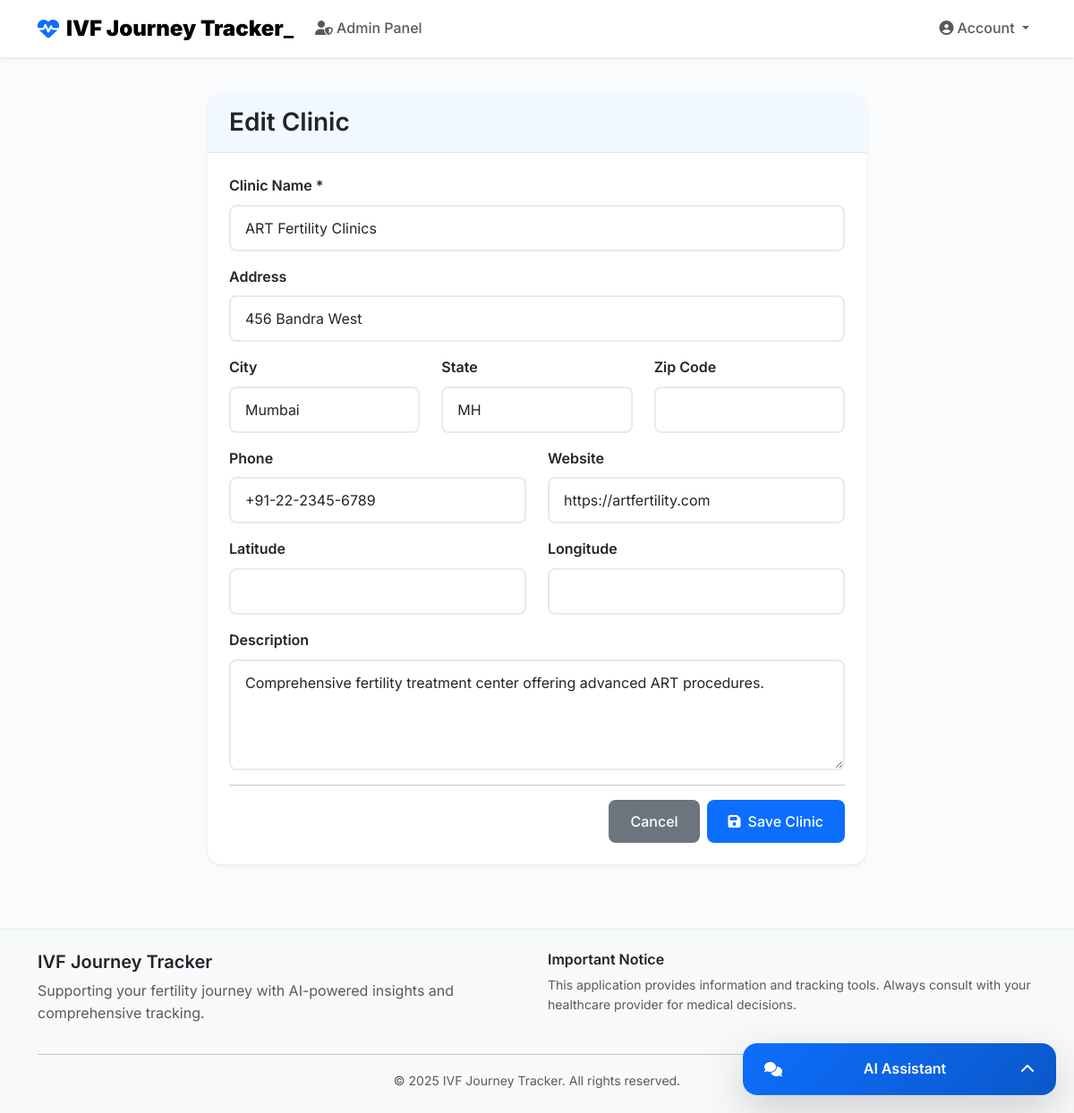
/admin/clinic/edit/19 (signed in), run on the app's committed database.
### models.py (models this page shows, shortened)
class Clinic(db.Model):
    __tablename__ = 'clinic' # <-- CRITICAL FIX: Explicit table name added
    id = db.Column(db.Integer, primary_key=True)
    name = db.Column(db.String(100), nullable=False)
    state = db.Column(db.String(100), nullable=False)
    city = db.Column(db.String(100), nullable=False)
    address = db.Column(db.String(255))
    contact_number = db.Column(db.String(20))
    phone = db.Column(db.String(20))
    website = db.Column(db.String(255))
    description = db.Column(db.Text)
    latitude = db.Column(db.Float)  # Latitude for map markers
    longitude = db.Column(db.Float)  # Longitude for map markers
    doctors = db.relationship('User', backref='clinic', lazy='dynamic') # References 'user' table via clinic_id foreign key

### main.py (the view, shortened to what this page needs)
@app.route('/admin/clinic/edit/<int:clinic_id>', methods=['GET', 'POST'])
@admin_required
def edit_clinic(clinic_id):
    user = User.query.get(session['user_id'])
    clinic = Clinic.query.get_or_404(clinic_id)
    return render_template('admin_clinic_form.html', user=user, clinic=clinic, title="Edit Clinic")

### main.py (called while the page is built)
def admin_required(f):
    @wraps(f)
    def wrapper(*args, **kwargs):
        if 'user_id' not in session or session.get('user_type') != 'admin':
            flash('You do not have permission to access this page.', 'error')
            return redirect(url_for('index'))
        return f(*args, **kwargs)
    return wrapper

### templates/admin_clinic_form.html (shortened to what this page needs)
{% extends "base.html" %}
{% block head %}
    <link href="https://cdn.jsdelivr.net/npm/bootstrap@5.3.0/dist/css/bootstrap.min.css" rel="stylesheet">
    <link rel="stylesheet" href="https://cdnjs.cloudflare.com/ajax/libs/font-awesome/6.4.0/css/all.min.css">
    <link rel="stylesheet" href="https://unpkg.com/leaflet@1.9.4/dist/leaflet.css"/>
    <link rel="stylesheet" href="{{ url_for('static', filename='css/base.style.css') }}">
    <link rel="stylesheet" href="{{ url_for('static', filename='css/admin_clinic_form.style.css') }}">
{% endblock %}
{% block content %}
<div class="container py-4">
    <div class="row justify-content-center">
        <div class="col-lg-8">
            <div class="card">
                <div class="card-header">
                    <h3 class="mb-0">{{ title }}</h3>
                </div>
                <div class="card-body">
                    <form method="POST">
                        <div class="mb-3">
                            <label for="name" class="form-label">Clinic Name *</label>
                            <input type="text" class="form-control" id="name" name="name" value="{{ clinic.name if clinic else '' }}" required>
                        </div>
                        <div class="mb-3">
                            <label for="address" class="form-label">Address</label>
                            <input type="text" class="form-control" id="address" name="address" value="{{ clinic.address if clinic else '' }}">
                        </div>
                        <div class="row">
                            <div class="col-md-4 mb-3">
                                <label for="city" class="form-label">City</label>
                                <input type="text" class="form-control" id="city" name="city" value="{{ clinic.city if clinic else '' }}">
                            </div>
                            <div class="col-md-4 mb-3">
                                <label for="state" class="form-label">State</label>
                                <input type="text" class="form-control" id="state" name="state" value="{{ clinic.state if clinic else '' }}">
                            </div>
                            <div class="col-md-4 mb-3">
                                <label for="zip_code" class="form-label">Zip Code</label>
                                <input type="text" class="form-control" id="zip_code" name="zip_code" value="{{ clinic.zip_code if clinic else '' }}">
                            </div>
                        </div>
                        <div class="row">
                            <div class="col-md-6 mb-3">
                                <label for="phone" class="form-label">Phone</label>
                                <input type="tel" class="form-control" id="phone" name="phone" value="{{ clinic.phone if clinic else '' }}">
                            </div>
                            <div class="col-md-6 mb-3">
                                <label for="website" class="form-label">Website</label>
                                <input type="url" class="form-control" id="website" name="website" value="{{ clinic.website if clinic else '' }}" placeholder="https://example.com">
                            </div>
                        </div>
                        <div class="row">
                            <div class="col-md-6 mb-3">
                                <label for="latitude" class="form-label">Latitude</label>
                                <input type="number" step="any" class="form-control" id="latitude" name="latitude" value="{{ clinic.latitude if clinic else '' }}">
                            </div>
                            <div class="col-md-6 mb-3">
                                <label for="longitude" class="form-label">Longitude</label>
                                <input type="number" step="any" class="form-control" id="longitude" name="longitude" value="{{ clinic.longitude if clinic else '' }}">
                            </div>
                        </div>
                        <div class="mb-3">
                            <label for="description" class="form-label">Description</label>
                            <textarea class="form-control" id="description" name="description" rows="4" placeholder="Enter a description for the clinic">{{ clinic.description if clinic else '' }}</textarea>
                        </div>
                        <hr>
                        <div class="d-flex justify-content-end gap-2">
                            <a href="{{ url_for('admin_clinics') }}" class="btn btn-secondary">Cancel</a>
                            <button type="submit" class="btn btn-primary">
                                <i class="fas fa-save me-2"></i>Save Clinic
                            </button>
                        </div>
                    </form>
                </div>
            </div>
        </div>
    </div>
</div>
{% endblock %}

### static/css/base.style.css (style rules this page uses)
:root { --primary-color: #0d6efd; --secondary-color: #6c757d; --success-color: #198754; --danger-color: #dc3545; --warning-color: #ffc107; --info-color: #0dcaf0; --light-color: #f8f9fa; --dark-color: #212529; --purple-color: #6f42c1; --teal-color: #20c997; --medical-blue: #4a90e2; --medical-green: #7ed321; --medical-light: #f0f8ff; --medical-border: #e1ecf7; --dashboard-primary: #4a90e2; --dashboard-success: #7ed321; --dashboard-info: #50e3c2; --dashboard-warning: #f5a623; --dashboard-danger: #d0021b; --dashboard-purple: #9013fe; --dashboard-teal: #00d4aa; --gradient-primary: linear-gradient(135deg, #0d6efd 0%, #0a58ca 100%); --gradient-success: linear-gradient(135deg, #198754 0%, #146c43 100%); --gradient-info: linear-gradient(135deg, #0dcaf0 0%, #0aa2c0 100%); --gradient-warning: linear-gradient(135deg, #ffc107 0%, #ffb800 100%); --gradient-danger: linear-gradient(135deg, #dc3545 0%, #b02a37 100%); --gradient-purple: linear-gradient(135deg, #6f42c1 0%, #5a2d91 100%); --gradient-teal: linear-gradient(135deg, #20c997 0%, #198754 100%); --dashboard-gradient-primary: linear-gradient(135deg, var(--dashboard-primary) 0%, var(--dashboard-success) 100%); --dashboard-gradient-success: linear-gradient(135deg, var(--dashboard-success) 0%, var(--dashboard-info) 100%); --dashboard-gradient-info: linear-gradient(135deg, var(--dashboard-info) 0%, var(--dashboard-teal) 100%); --dashboard-gradient-warning: linear-gradient(135deg, var(--dashboard-warning) 0%, var(--dashboard-danger) 100%); --dashboard-gradient-danger: linear-gradient(135deg, var(--dashboard-danger) 0%, var(--dashboard-purple) 100%); --shadow-sm: 0 0.125rem 0.25rem rgba(0, 0, 0, 0.075); --shadow-md: 0 0.5rem 1rem rgba(0, 0, 0, 0.15); --shadow-lg: 0 1rem 3rem rgba(0, 0, 0, 0.175); --border-radius-sm: 0.375rem; --border-radius-md: 0.5rem; --border-radius-lg: 1rem; --border-radius-xl: 1.5rem; --dashboard-shadow: 0 2px 10px rgba(0, 0, 0, 0.1); --dashboard-transition: all 0.3s ease; --dashboard-border-radius: 15px; }
body { font-family: 'Inter', 'Segoe UI', -apple-system, BlinkMacSystemFont, sans-serif; background-color: #fafbfc; color: var(--dark-color); line-height: 1.6; }
h1, h2, h3, h4, h5, h6 { font-weight: 600; color: var(--dark-color); }
.card { border: none; border-radius: var(--border-radius-lg); box-shadow: var(--shadow-sm); transition: all 0.3s ease; overflow: hidden; }
.card-header { background: rgba(13, 110, 253, 0.05); border-bottom: 1px solid rgba(13, 110, 253, 0.1); font-weight: 600; padding: 1rem 1.5rem; }
.card-body { padding: 1.5rem; }
.btn { font-weight: 500; border-radius: var(--border-radius-md); padding: 0.75rem 1.5rem; transition: all 0.3s ease; border: none; position: relative; overflow: hidden; }
.btn::before { content: ''; position: absolute; top: 0; left: -100%; width: 100%; height: 100%; background: rgba(255, 255, 255, 0.2); transition: left 0.3s ease; }
.form-control { border-radius: var(--border-radius-md); border: 2px solid var(--medical-border); padding: 0.75rem 1rem; font-weight: 400; transition: all 0.3s ease; }
.form-label { font-weight: 600; color: var(--dark-color); margin-bottom: 0.5rem; }

### static/css/patient_dashboard.style.css (style rules this page uses)
.card { border: none; border-radius: 15px; transition: transform 0.2s ease, box-shadow 0.2s ease; }

### static/css/doctor_dashboard.style.css (style rules this page uses)
:root { --primary-color: #4a90e2; --success-color: #7ed321; --info-color: #50e3c2; --warning-color: #f5a623; --danger-color: #d0021b; --purple-color: #9013fe; --teal-color: #00d4aa; --shadow: 0 2px 10px rgba(0, 0, 0, 0.1); --border-radius: 15px; --transition: all 0.3s ease; }

### static/css/admin_dashboard.style.css (style rules this page uses)
:root { --primary-color: #4a90e2; --success-color: #7ed321; --info-color: #50e3c2; --warning-color: #f5a623; --danger-color: #d0021b; --purple-color: #9013fe; --teal-color: #00d4aa; --shadow: 0 2px 10px rgba(0, 0, 0, 0.1); --border-radius: 15px; --transition: all 0.3s ease; }
.card { border-radius: var(--border-radius); border: none; box-shadow: var(--shadow); transition: var(--transition); }
.card-header { background: linear-gradient(135deg, #f8f9fa 0%, #e9ecef 100%); border-radius: var(--border-radius) var(--border-radius) 0 0 !important; border-bottom: 1px solid #dee2e6; font-weight: 600; }

### data on the page
Clinic: name "ART Fertility Clinics", address "456 Bandra West", city "Mumbai", state "MH", phone "+91-22-2345-6789", website "https://artfertility.com", description "Comprehensive fertility treatment center offering advanced ART procedures."

### other printed values
{{ title }} "Edit Clinic"
